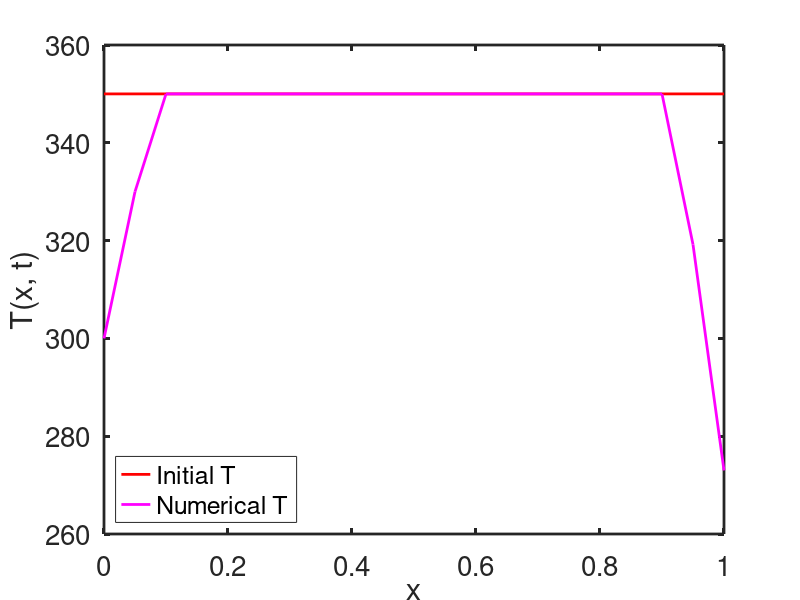
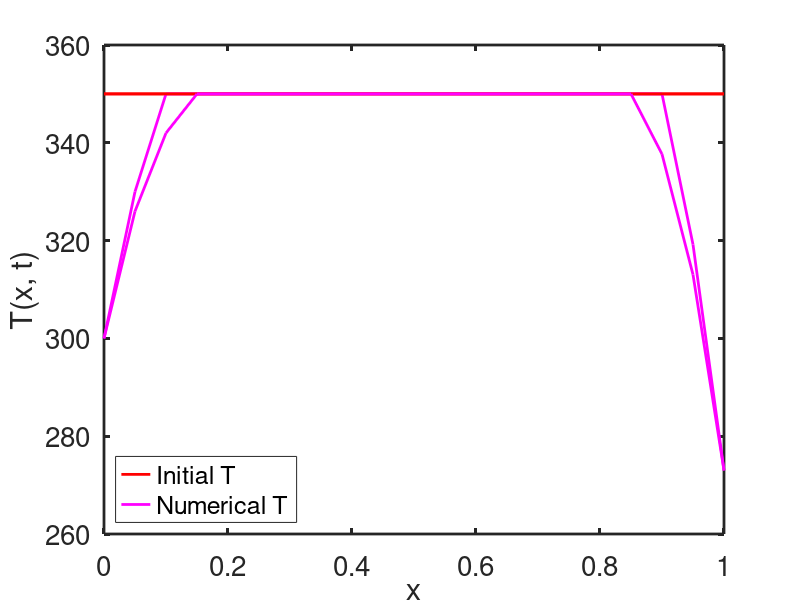
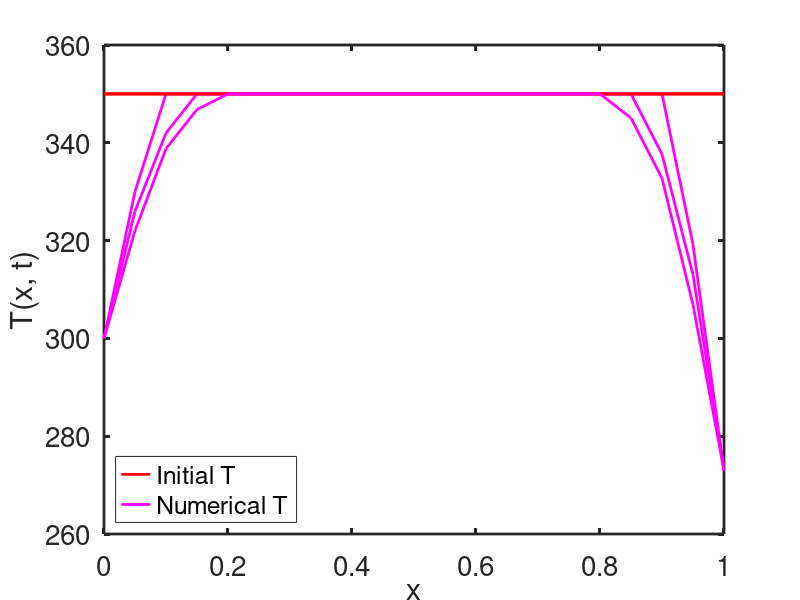
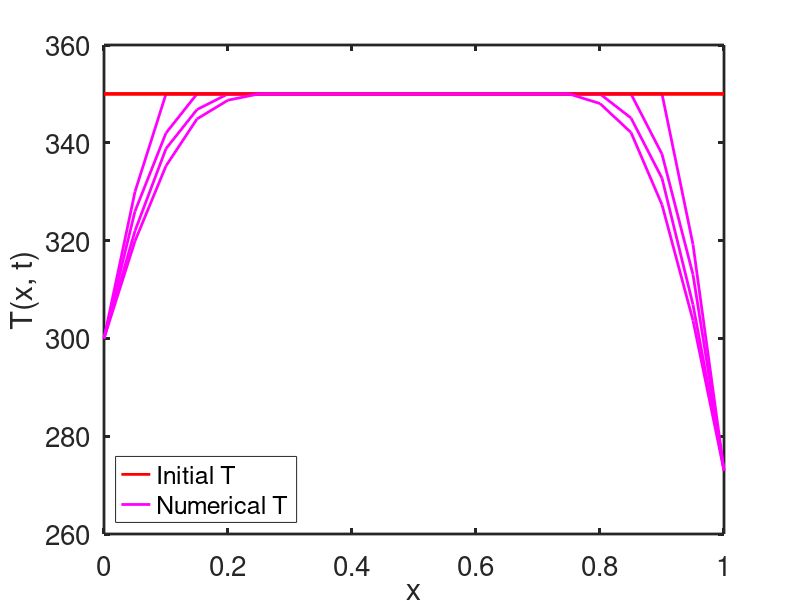

The MATLAB source for these figures, in order:
%% Solve diffusion equation.

clear all;
close all;

% Create 1D grid.
dx = 0.05;
x = [0:dx:1]';

% Get the length of the array.
n = length(x);

alpha = 1;

% Time control.
t_initial = 0;
t_final = 0.2; %1e-4;
dt = 1e-3; % dx^2 / (2 * alpha);

% Boundary conditions.
T_left = 300;
T_right = 273;

T_initial = 350 * ones(n, 1);
T_numerical = T_initial;

% Set boundary conditions.
T_numerical(1, 1) = T_left;
T_numerical(n, 1) = T_right;

count = 1;
% Solve diffusion equation.
for t = t_initial : dt : t_final
  fprintf('Time: %.3e\n', t);
  T_old = T_numerical;
  for i = 2 : n-1
    T_numerical(i, 1) = T_old(i, 1) + dt * alpha * (T_old(i+1, 1) - 2*T_old(i, 1) + T_old(i-1, 1)) / dx^2;
  endfor

  % Plot u.
  close;
  figh = figure(1);
  hold on;
  plot(x, T_initial, '-r', 'linewidth', 2);
  plot(x, T_numerical, '-m', 'linewidth', 2);
  legend('Initial T', 'Numerical T', 'location', 'southwest');
  hold on;
  xlabel('x');
  ylabel('T(x, t)');
  box on;
  set(gca, "linewidth", 2, "fontsize", 20)
  hold off;

  fig_name = sprintf('./a9_diffusion_eq_images/%d.png', count);
  saveas(figh, fig_name);

  count = count + 1;

  pause(0.01);
end

